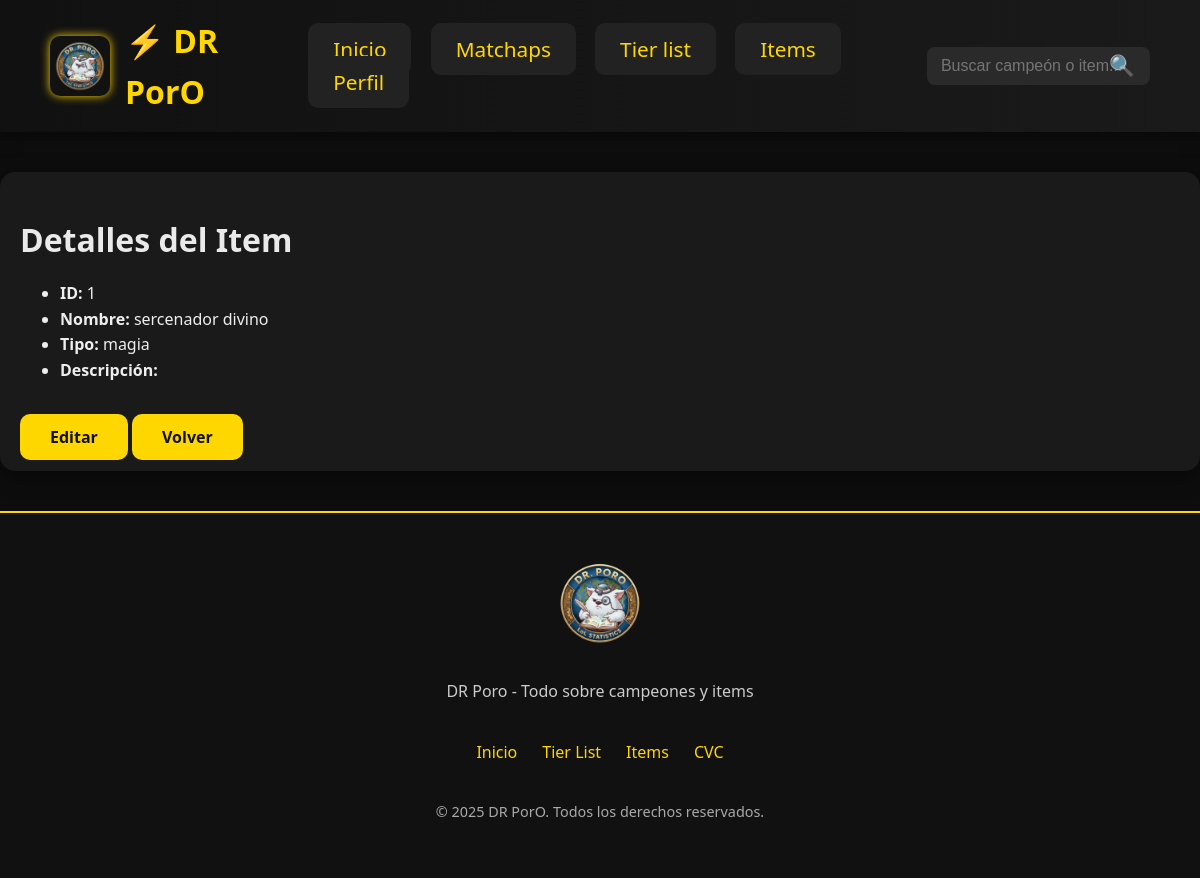
Screenshot of /items/1/view with the database file from the repository.
### models.py (models this page shows)
class Item(Base):
    __tablename__ = "items"
    id = Column(Integer, primary_key=True, index=True)
    nombre = Column(String, unique=True, nullable=False)
    tipo = Column(String, default="")
    porcentaje_uso = Column(Float, default=0.0)
    activo = Column(Boolean, default=True)
    champions = relationship(
        "Champion",
        secondary="champion_items",
        back_populates="items"
    )

### routers/items.py (the view)
@router.get("/{item_id}/view", response_class=HTMLResponse)
def view_item_page(item_id: int, request: Request, db: Session = Depends(get_db)):
    item = crud.get_item(db, item_id)
    if not item:
        return RedirectResponse(url="/items", status_code=302)
    return templates.TemplateResponse(
        "items/item_detail.html",
        {"request": request, "item": item}
    )

### templates/items/item_detail.html (shortened to what this page needs)
{% extends "base.html" %}
{% block content %}
<h1>Detalles del Item</h1>
<ul class="list-group">
    <li class="list-group-item"><strong>ID:</strong> {{ item.id }}</li>
    <li class="list-group-item"><strong>Nombre:</strong> {{ item.nombre }}</li>
    <li class="list-group-item"><strong>Tipo:</strong> {{ item.tipo }}</li>
    <li class="list-group-item"><strong>Descripción:</strong> {{ item.descripcion }}</li>
</ul>
<br>
<a href="/items/{{ item.id }}/edit" class="btn btn-warning">Editar</a>
<a href="/items" class="btn btn-secondary">Volver</a>
{% endblock %}

### static/style.css (style rules this page uses)
:root { --gold: #D4AF37; --bg-dark: #0c0c0c; --bg-card: #1a1a1a; --text-light: #eaeaea; --text-muted: #999999; --border-radius: 8px; --shadow: rgba(0, 0, 0, 0.6); }
* { box-sizing: border-box; }
body { margin: 0; font-family: 'Segoe UI', Tahoma, Geneva, Verdana, sans-serif; background-color: var(--bg-dark); color: var(--text-light); line-height: 1.6; }
h1, h2, h3 { color: var(--text-light); margin-bottom: 16px; }
a { color: var(--gold); text-decoration: none; }

### templates/base.html (style rules this page uses)
body { margin: 0; font-family: 'Segoe UI', Tahoma, Geneva, Verdana, sans-serif; background: #0d0d0d; color: #eee; }
.btn { padding: 12px 30px; border-radius: 10px; border: none; background: gold; color: #111; font-weight: bold; font-size: 1rem; cursor: pointer; transition: all 0.3s ease; }

### rows the page displays
Item: id "1", nombre "sercenador divino", tipo "magia"
